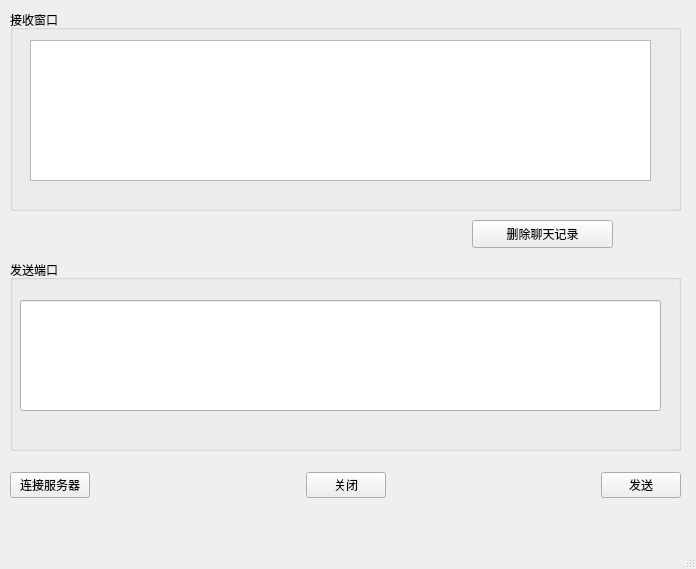
<?xml version="1.0" encoding="UTF-8"?>
<ui version="4.0">
 <class>MainWindow</class>
 <widget class="QMainWindow" name="MainWindow">
  <property name="geometry">
   <rect>
    <x>0</x>
    <y>0</y>
    <width>696</width>
    <height>569</height>
   </rect>
  </property>
  <property name="windowTitle">
   <string>MainWindow</string>
  </property>
  <widget class="QWidget" name="centralwidget">
   <widget class="QGroupBox" name="groupBox">
    <property name="geometry">
     <rect>
      <x>10</x>
      <y>10</y>
      <width>671</width>
      <height>201</height>
     </rect>
    </property>
    <property name="title">
     <string>接收窗口</string>
    </property>
    <widget class="QPlainTextEdit" name="receivewd">
     <property name="geometry">
      <rect>
       <x>20</x>
       <y>30</y>
       <width>621</width>
       <height>141</height>
      </rect>
     </property>
    </widget>
   </widget>
   <widget class="QGroupBox" name="groupBox_2">
    <property name="geometry">
     <rect>
      <x>10</x>
      <y>260</y>
      <width>671</width>
      <height>191</height>
     </rect>
    </property>
    <property name="title">
     <string>发送端口</string>
    </property>
    <widget class="QLineEdit" name="sendwd">
     <property name="geometry">
      <rect>
       <x>10</x>
       <y>40</y>
       <width>641</width>
       <height>111</height>
      </rect>
     </property>
    </widget>
   </widget>
   <widget class="QWidget" name="horizontalLayoutWidget">
    <property name="geometry">
     <rect>
      <x>10</x>
      <y>460</y>
      <width>671</width>
      <height>51</height>
     </rect>
    </property>
    <layout class="QHBoxLayout" name="horizontalLayout">
     <item>
      <widget class="QPushButton" name="connectbt">
       <property name="text">
        <string>连接服务器</string>
       </property>
      </widget>
     </item>
     <item>
      <spacer name="horizontalSpacer">
       <property name="orientation">
        <enum>Qt::Horizontal</enum>
       </property>
       <property name="sizeHint" stdset="0">
        <size>
         <width>40</width>
         <height>20</height>
        </size>
       </property>
      </spacer>
     </item>
     <item>
      <widget class="QPushButton" name="disconnectbt">
       <property name="text">
        <string>关闭</string>
       </property>
      </widget>
     </item>
     <item>
      <spacer name="horizontalSpacer_2">
       <property name="orientation">
        <enum>Qt::Horizontal</enum>
       </property>
       <property name="sizeHint" stdset="0">
        <size>
         <width>40</width>
         <height>20</height>
        </size>
       </property>
      </spacer>
     </item>
     <item>
      <widget class="QPushButton" name="sendbt">
       <property name="text">
        <string>发送</string>
       </property>
      </widget>
     </item>
    </layout>
   </widget>
   <widget class="QPushButton" name="pushButton">
    <property name="geometry">
     <rect>
      <x>472</x>
      <y>220</y>
      <width>141</width>
      <height>28</height>
     </rect>
    </property>
    <property name="text">
     <string>删除聊天记录</string>
    </property>
   </widget>
  </widget>
  <widget class="QMenuBar" name="menubar">
   <property name="geometry">
    <rect>
     <x>0</x>
     <y>0</y>
     <width>696</width>
     <height>26</height>
    </rect>
   </property>
  </widget>
  <widget class="QStatusBar" name="statusbar"/>
 </widget>
 <resources/>
 <connections/>
</ui>
